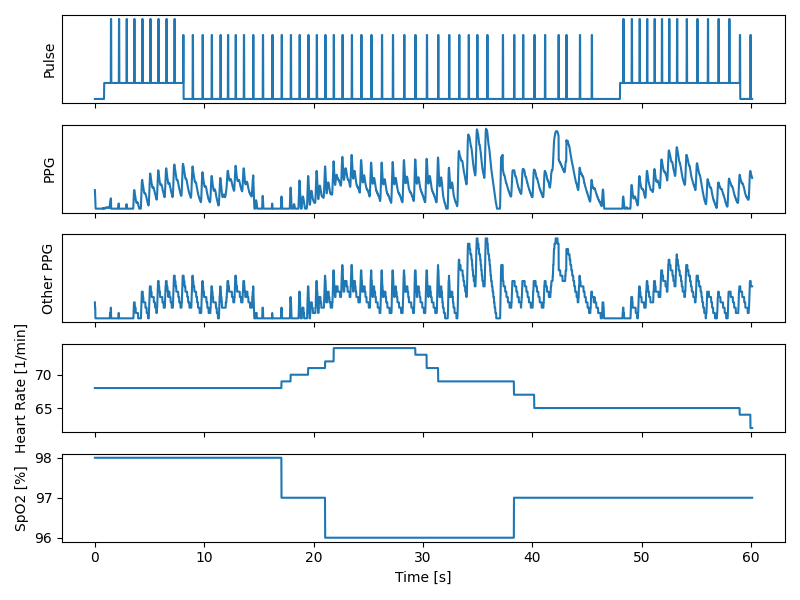

The script that drew this image:
from aqwaver import AQWave

with AQWave('COM5') as aq:
    print(aq.get_info())
    print("Recording Counter:", aq.get_recording_counter(), "seconds")
    print("Recording Time started:", aq.get_recording_time())
    #print("Is Recording?:", aq.is_recording())
    #aq.recorded_data()

    N = 60 * 60
    data = list(aq.data(N))

    import matplotlib.pyplot as plt
    import numpy as np

    x, pulse, ppg, unk2, hr, spo2 = zip(*data)
    x = np.array(x)
    x -= np.min(x)

    fig, axes = plt.subplots(nrows=5, ncols=1, sharex=True, figsize=(8, 6))
    axes[0].plot(x, pulse)
    axes[0].set_ylabel('Pulse')
    axes[0].set_yticks([])
    axes[1].plot(x, ppg)
    axes[1].set_ylabel('PPG')
    axes[1].set_yticks([])
    axes[2].plot(x, unk2)
    axes[2].set_ylabel('Other PPG')
    axes[2].set_yticks([])
    axes[3].plot(x, hr)
    axes[3].set_ylabel('Heart Rate [1/min]')
    axes[4].plot(x, spo2)
    axes[4].set_ylabel('SpO2 [%]')
    axes[4].set_xlabel('Time [s]')
    plt.show()

    print('min', np.min(np.array(data), axis=0))
    print('max', np.max(np.array(data), axis=0))
